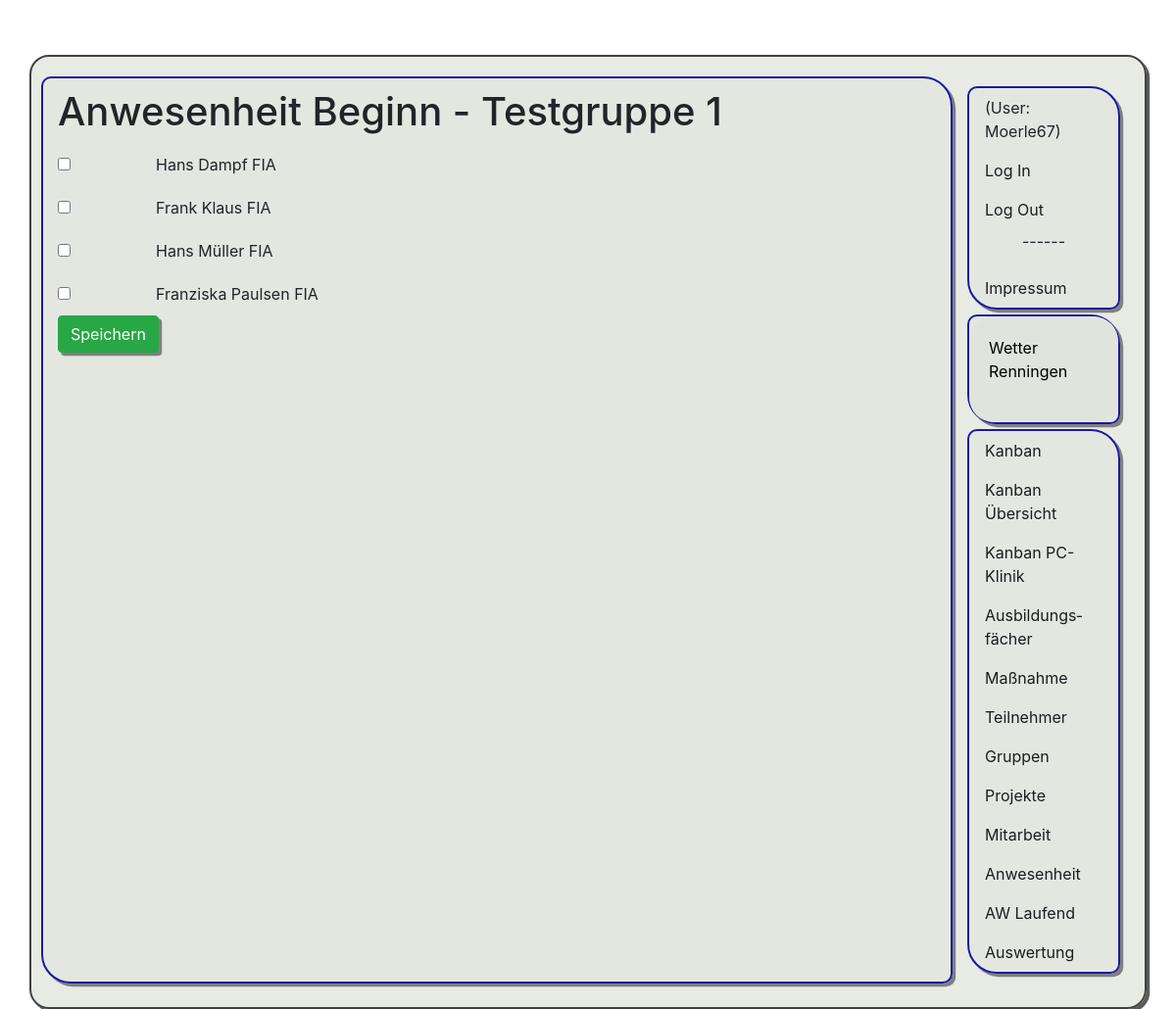
/pr1/anwesenheit/1/start (signed in), run on an earlier commit of the app's database.
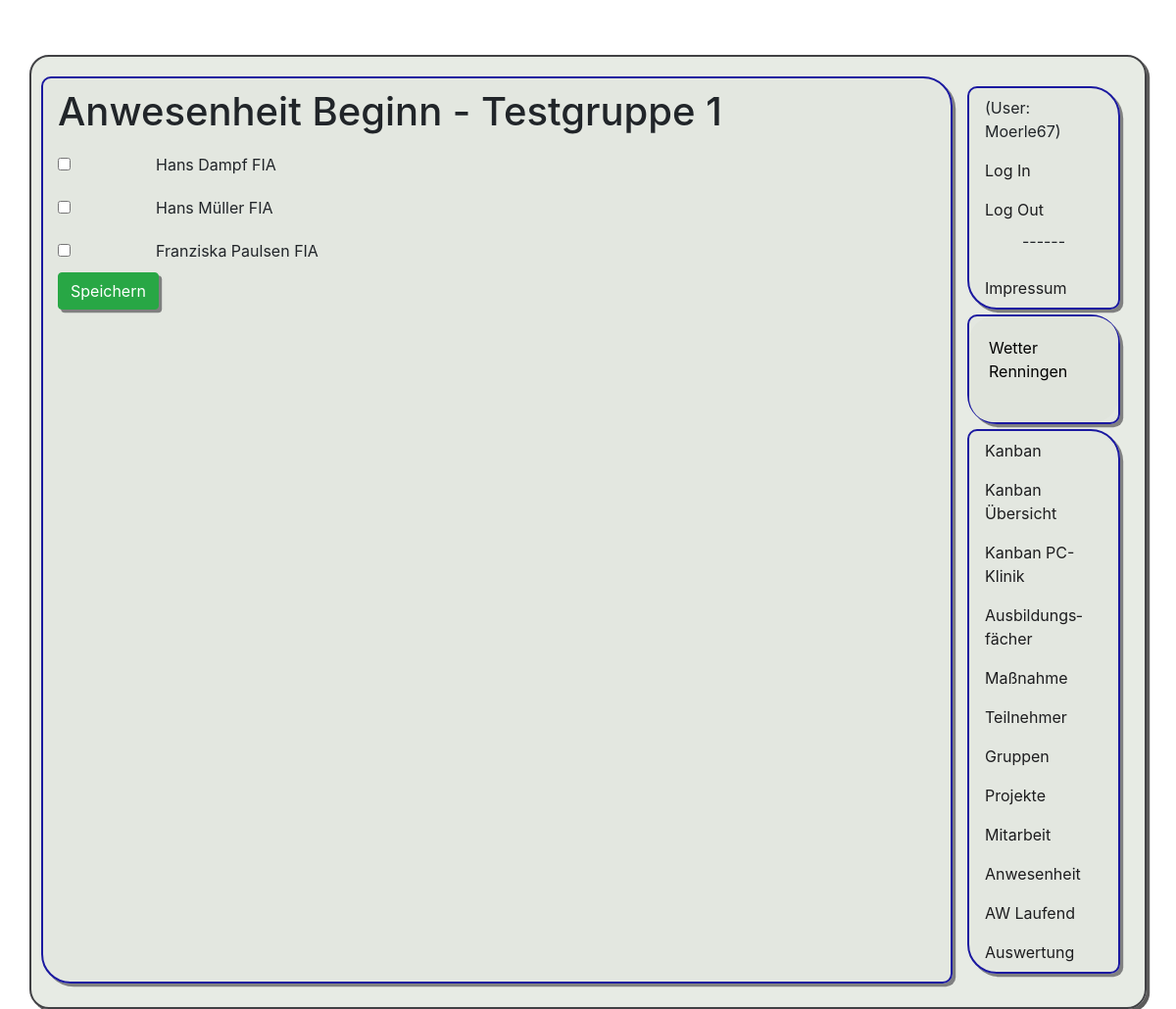
And on a later commit of the database.
### app1/models.py (models this page shows, shortened)
class Gruppe(models.Model):
    name = models.CharField(max_length=50)
    aktiv = models.BooleanField(default=True)
    raum = models.ForeignKey(Raum, on_delete=models.CASCADE, null=True, blank=True)
    sprecher = models.ForeignKey('Teilnehmer', verbose_name="Gruppensprecher", on_delete=models.CASCADE, null=True, blank=True, related_name="Gruppensprecher")
    class Meta:
        ordering = ['name']
        verbose_name_plural = "Gruppen"

class Teilnehmer(models.Model):
    name = models.CharField(max_length=50)
    vorname = models.CharField(max_length=50)
    ausbildung = models.ForeignKey(Ausbildung, on_delete=models.CASCADE)
    gruppe = models.ForeignKey(Gruppe, on_delete=models.CASCADE, null=True)
    aktiv = models.BooleanField(default=True)
    email = models.CharField(max_length=255, blank=True)
    mobil = models.CharField(max_length=255, blank=True)
    class Meta:
        ordering = ['name']
        verbose_name_plural = "Teilnehmer"

class Ausbildung(models.Model):
    name = models.CharField(max_length=50)
    slug = models.CharField(max_length=10, unique=True)
    aktiv = models.BooleanField(default=True)
    class Meta:
        ordering = ['slug']
        verbose_name_plural = "Ausbildungen"

### app1/views.py (the view)
# urls.py: path('anwesenheit/<int:gruppe>/start', views.anwesenheit_start, name = 'anwesenheit_start'),
@permission_required('app1.view_teilnehmer')
def anwesenheit_start(request, gruppe):
    if request.method == "POST":
        gruppe = Gruppe.objects.get(id=request.POST["gruppe"])
        teilnehmer = Teilnehmer.objects.filter(aktiv=True, gruppe=gruppe)
        for tn in teilnehmer:
            anwesend = "cbox_"+str(tn.id) in request.POST
            anwesenheit = Anwesenheit(
                teilnehmer=tn, user=request.user, anwesend=anwesend)
            anwesenheit.save()
        return redirect("/pr1/anwesenheit/"+str(gruppe.id))
    else:
        gruppe = Gruppe.objects.get(id=gruppe)
        teilnehmer = Teilnehmer.objects.filter(aktiv=True, gruppe=gruppe)
        return render(request, 'app1/anwesenheit_start.html', {"gruppe": gruppe, "teilnehmer": teilnehmer})

### app1/templates/app1/anwesenheit_start.html (shortened to what this page needs)
﻿{% extends 'app1/base.html' %} {% block h1 %} Anwesenheit Beginn -
{{gruppe.name}} {% endblock h1 %} {% block content %}
  <form method="POST">
    {% for zeile in teilnehmer %}
        <div class="form-check form-switch">
            <input class="form-check-input" type="checkbox" id="cbox_{{zeile.id}}" name="cbox_{{zeile.id}}">
            <label class="form-check-label zeile_tn" for="cbox_{{zeile.id}}">{{zeile.vorname}} {{zeile.name}} {{zeile.ausbildung.slug}}</label>
        </div>
    {% endfor %}
    <button type="submit" class="btn btn-success">Speichern</button>
  </form>
{% endblock content %}

### app1/templates/app1/base.html (shortened to what this page needs)
{% load static tz %}
<!doctype html>
<html lang="de">
    <head>
        <link rel="stylesheet" href="https://cdn.jsdelivr.net/npm/bootstrap@4.5.3/dist/css/bootstrap.min.css">
        <link rel="stylesheet" href="{% static 'css/styles.css' %}" />
    </head>
    <body>
        <div class="container">
            <div class="row">
                <div class="col-md-10 inhalt">
                    <h1>{% block h1 %}Überschrift{% endblock h1 %}</h1>
                    {% block content %}
                    {% endblock content %}
                </div>
                <div class="col-md-2 navi">
                    <nav class="nav flex-column">
                        <div class="nav-link"> (User: {{user}})</div>
                        <a class="nav-link gruen" href="/pr1/auth?next=/pr1/">Log In</a>
                        <a class="nav-link rot" href="/pr1/logout">Log Out</a>
                        <p class="center">------</p>
                        <a class="nav-link" href="/pr1/impress">Impres&shy;sum</a>
                    </nav>
                    <nav class="nav flex-column">
                       <div id="wcom-e00a8ce320c777a03bbe2f2a113101a4" style="border: 0px; background-color: rgb(224, 228, 220); border-radius: 25px; color: rgb(0, 0, 0);" class="wcom-default w150x150"><link rel="stylesheet" href="//cs3.wettercomassets.com/woys/5/css/w.css" media="all"><div class="wcom-city"><a style="color: #000" href="https://www.wetter.comdeutschland/renningen/DE0008793.html" target="_blank" rel="nofollow" aria-label="Wetter Berlin" title="Wetter Renningen">Wetter Renningen</a></div><div id="wcom-e00a8ce320c777a03bbe2f2a113101a4-weather"></div></div>
                    </nav>
                   <nav class="nav flex-column ">
                        <a class="nav-link active" href="/pr1/kanban/">Kanban</a>
                        <a class="nav-link" href="/pr1/kanban/all/">Kan&shy;ban Übersicht</a>
                        <a class="nav-link" href="/pr1/kanban/pck/">Kan&shy;ban PC-Klinik</a>
                        <a class="nav-link" href="/pr1/fach/">Aus&shy;bildungs&shy;fächer</a>
                        <a class="nav-link" href="/pr1/ausb/">Maß&shy;nahme</a>
                        <a class="nav-link" href="/pr1/tn/">Teil&shy;nehmer</a>
                        <a class="nav-link" href="/pr1/grp/">Grup&shy;pen</a>
                        <a class="nav-link" href="/pr1/projekte/">Pro&shy;jekte</a>
                        <a class="nav-link" href="/pr1/mitarbeit">Mit&shy;arbeit</a>
                        <a class="nav-link" href="/pr1/anwesenheit">An&shy;wesenheit</a>
                        <a class="nav-link" href="/pr1/anwesenheit/1">AW Laufend</a>
                        <a class="nav-link" href="/pr1/anwesenheit/auswertung/1">Aus&shy;wertung</a>
                    </nav>
                </div>
            </div>
        </div>
    </body>
</html>

### app1/static/css/styles.css (style rules this page uses)
.center { text-align: center; }
body { background-image: url(../pics/hintergrund1.png); height: 95vh; background-position: center; background-repeat: no-repeat; background-size: cover; }
div { padding: 10px 10px; }
.container { background-color: rgb(225, 230, 222, 0.80); border-radius: 20px 20px 20px 20px; margin-top: 2em; box-shadow: 0.2em 0.2em rgb(92, 91, 91); border: 2px solid #414144; }
.nav, .inhalt { background-color: rgba(225, 230, 222, 0.637); border: 2px solid #1b19a0; border-radius: 10px 30px 10px 30px; box-shadow: 0.2em 0.2em gray; margin-bottom: 0.3em; }
button { box-shadow: 0.2em 0.2em gray; }
a:link, a:visited { color: rgb(29, 29, 31); }
.rot { color: red; }
.gruen { color: green; }
.zeile_tn { margin-left: 5em; }

What changed in the data, as far as the page shows it:
no longer on this page (row edited): Teilnehmer: vorname "Frank", name "Klaus", ausbildung.slug "FIA"
